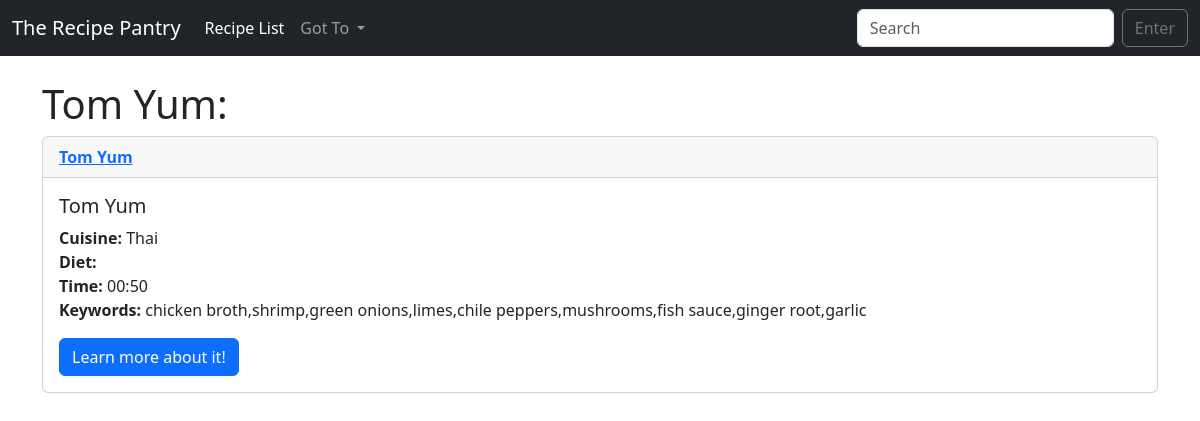
The app's page /single_recipe/1 with its own data.
### RecipeApp/models.py (models this page shows)
class Recipe(models.Model):
    name = models.CharField('Recipe name', max_length=100)
    link = models.CharField('Recipe link', max_length=200)
    cuisine = models.CharField('Recipe cuisine', max_length=100)
    diet = models.CharField('Recipe diet', max_length=100, null=True)
    prep_time = models.CharField('Recipe time', max_length=5)
    keywords = models.CharField('Recipe keyword', max_length=300)
    def __str__(self):
        return self.name

### RecipeApp/views.py (the view)
# urls.py: path('single_recipe/<recipe_id>', views.single_recipe, name='single-recipe'),
def single_recipe(request,recipe_id):
    recipe=Recipe.objects.get(pk=recipe_id)
    return render(request, 'single_recipe.html', {'recipe': recipe})

### RecipeApp/templates/single_recipe.html
{% extends 'base.html' %}
{% block content %}
    <h1>{{recipe.name}}: </h1>
    <div class="card">
  <div class="card-header">
      <a href="{%url 'single-recipe' recipe.id%}"><strong>{{recipe}}</strong> </a>
      <br/>
  </div>
  <div class="card-body">
    <h5 class="card-title">{{recipe.name}}</h5>
    <p class="card-text">
        <u1>
       <strong>Cuisine:</strong> {{recipe.cuisine}}<br/>
       <strong>Diet:</strong> {{recipe.diet}}<br/>
       <strong>Time:</strong> {{recipe.prep_time}}<br/>
       <strong>Keywords:</strong> {{recipe.keywords}}<br/>
    </u1>
    </p>
    <a href="{{recipe.link}}" class="btn btn-primary">Learn more about it!</a>
  </div>
</div>
{% endblock %}

### records on screen
Recipe: name "Tom Yum", cuisine "Thai", prep_time "00:50", keywords "chicken broth,shrimp,green onions,limes,chile peppers,mushrooms,fish sauce,ginger root,garlic"
